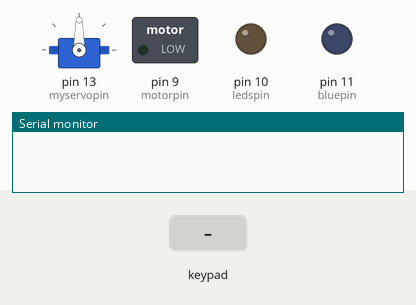
Bench run of a sketch on a simulated Arduino Uno, built with avr-gcc and run on an emulated ATmega328P. On the bench: servo, switched loads named in the sketch (green lamp = pin HIGH), output pins drawn as LEDs (lit = HIGH), the last lines printed to the serial monitor. The test bench sets the inputs (shaded band).

Above: at 1.2 s.
1.3 s: key '3' pressed
At 1.76 s:
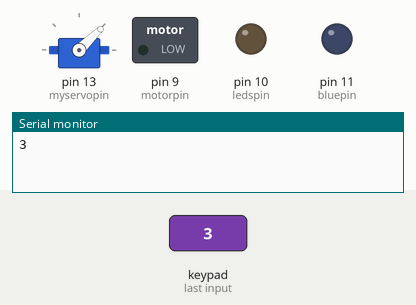
4.3 s: keypad keys 2 3 4 5 # pressed 0.4 s apart
8.6 s: keypad keys 1 3 9 7 * pressed 0.4 s apart
At 9.47 s:
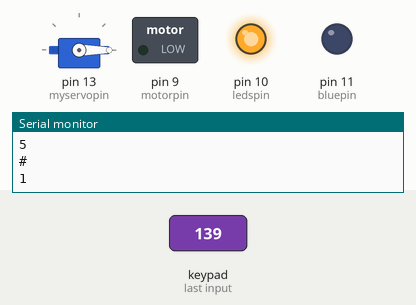
12.1 s: keypad keys 1 3 9 7 pressed 0.4 s apart
16.7 s: key '2' pressed
At 19.0 s:
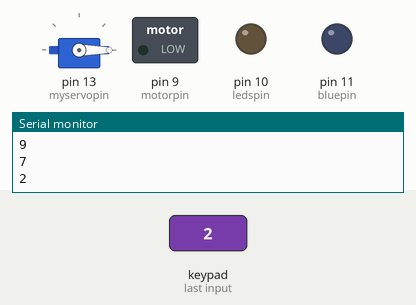
19.3 s: key '1' pressed
At 19.6 s:
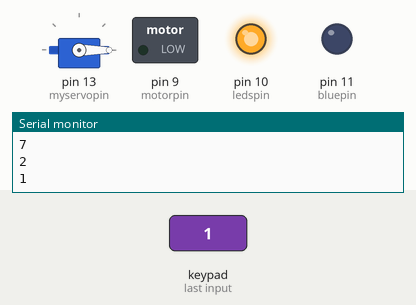
Timing chart, 0 to 21.8 s (numbered marks = the images above; inputs shaded):
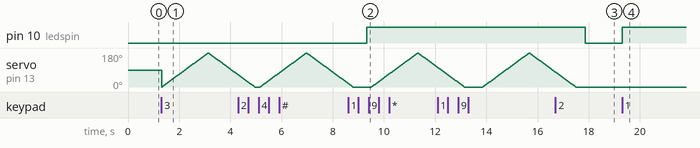

Measured:
- after the input at 8.6 s, pin 10 (ledspin): LOW → HIGH after 0.73 s
- after the input at 16.7 s, pin 10 (ledspin): HIGH → LOW after 1.2 s
- after the input at 19.3 s, pin 10 (ledspin): LOW → HIGH at once

The sketch:

arduino-keypad-new.ino
```cpp
//---include keypad and servo libraries ------------------------------//
 #include <Keypad.h>
 #include <Servo.h>

//---setting up keypad ------------------------------//
const byte ROWS = 4; // Four rows
const byte COLS = 3; // Three columns

char keys[ROWS][COLS] = { // Define the Keymap
  {'1','2','3'},
  {'4','5','6'},
  {'7','8','9'},
  {'*','0','#'}
};

byte rowPins[ROWS] = {2,3,4,5};
byte colPins[COLS] = {6,7,8};

Keypad kpd = Keypad(makeKeymap(keys), rowPins, colPins, ROWS, COLS);

//---define------------------------------//
Servo myservo;

#define myservopin 13
#define ledspin 10
#define motorpin 9
#define blueRGBpin 12
//#define redRGBpin 11
#define bluepin 11

//---setup ------------------------------//
void setup(){
  myservo.attach(myservopin);
 // pinMode(blueRGBpin, OUTPUT);
  //pinMode(redRGBpin, OUTPUT);
  pinMode(ledspin,OUTPUT);
  pinMode(motorpin, OUTPUT);
  pinMode(bluepin, OUTPUT);

  Serial.begin(9600);
}

//void setColor(int red, int green, int blue){
//  #ifdef COMMON_ANODE
//  red = 255 - red
//  green = 0;
//  blue = 255 - blue;
//  #endif
//  analogWrite(redRGBpin, red);
//  analogWrite(blueRGBpin, blue);
//}

void loop(){

  char key = kpd.getKey();
  if(key)
  {
    Serial.println(key);
    switch(key)
    {
      //-- 1 -- start/stop the game
      case '1':
        digitalWrite(ledspin, HIGH);
        break;
      case '2':
        digitalWrite(ledspin, LOW);
        break;

      //-- 2 -- move the mouth
      case '3':
        int pos = 0;

        for (pos = 0; pos <= 180; pos += 1){
          myservo.write(pos);
          delay(10);
        } for (pos = 180; pos >= 0; pos -= 1){
          myservo.write(pos);
          delay(10);
        }
        break;
      case '4':
        digitalWrite(bluepin, HIGH);
        break;

       //-- 3 -- wrong guess
       case '5':

//        digitalWrite(ledspin, HIGH);
//        digitalWrite(redRGBpin, HIGH);
        //digitalWrite(blueRGBpin, LOW);
         break;

       //-- 4 -- right guess
       case '6':
        digitalWrite(bluepin, LOW);
       // digitalWrite(redRGBpin, LOW);
//       digitalWrite(ledspin, LOW);
//        digitalWrite(blueRGBpin, HIGH);
       // digitalWrite(motorpin, 200);
        break;
       case '7':
        //setColor(0,0,0);
       // digitalWrite(motorpin, LOW);
        break;

      /*-- close all ---
      case '*':
      setColor(0,0,0);
      digitalWrite(motorpin, HIGH);
      myservo.write(0);
      digitalWrite(ledspin, HIGH);
      break;

      case '#':
      setColor(255,0,255);
      digitalWrite(motorpin, LOW);
      myservo.write(0);
      digitalWrite(ledspin, LOW);
      break;
     */
    }
  }
}
```
